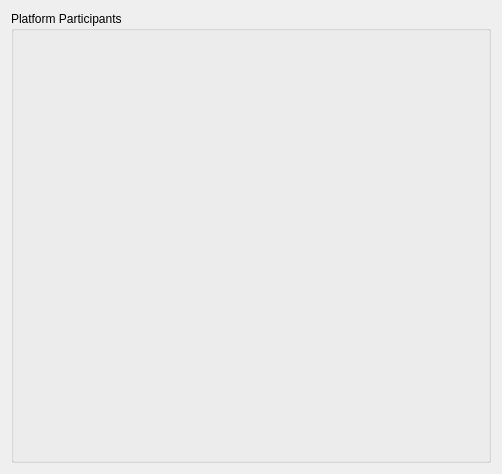
<?xml version="1.0" encoding="UTF-8"?>
<ui version="4.0">
 <class>Participants</class>
 <widget class="QWidget" name="Participants">
  <property name="geometry">
   <rect>
    <x>0</x>
    <y>0</y>
    <width>502</width>
    <height>474</height>
   </rect>
  </property>
  <property name="sizePolicy">
   <sizepolicy hsizetype="Expanding" vsizetype="Fixed">
    <horstretch>0</horstretch>
    <verstretch>0</verstretch>
   </sizepolicy>
  </property>
  <layout class="QVBoxLayout" name="verticalLayout" stretch="0">
   <item>
    <widget class="QGroupBox" name="groupBox">
     <property name="styleSheet">
      <string notr="true"/>
     </property>
     <property name="title">
      <string>Platform Participants</string>
     </property>
     <property name="flat">
      <bool>false</bool>
     </property>
     <layout class="QVBoxLayout">
      <item>
       <widget class="PostProcessor::FilterWidget" name="platformFilter" native="true"/>
      </item>
     </layout>
    </widget>
   </item>
  </layout>
 </widget>
 <customwidgets>
  <customwidget>
   <class>PostProcessor::FilterWidget</class>
   <extends>QWidget</extends>
   <header>FilterWidget.hpp</header>
   <container>1</container>
  </customwidget>
 </customwidgets>
 <resources/>
 <connections/>
</ui>
